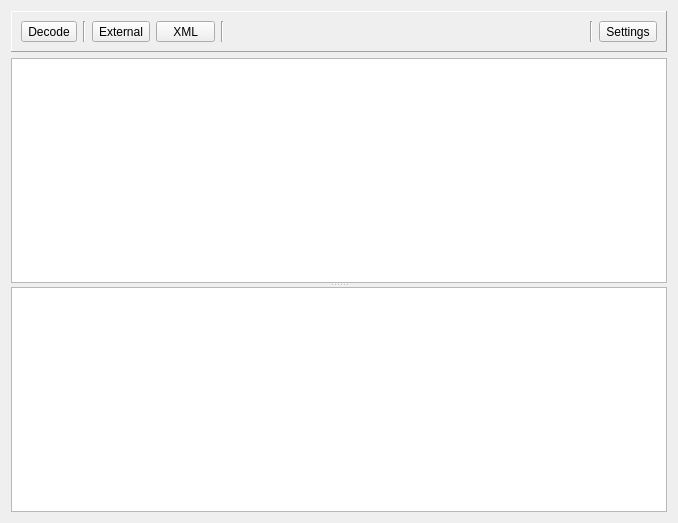
<ui version="4.0" >
 <class>PktView</class>
 <widget class="QDialog" name="PktView" >
  <property name="geometry" >
   <rect>
    <x>0</x>
    <y>0</y>
    <width>678</width>
    <height>523</height>
   </rect>
  </property>
  <property name="windowTitle" >
   <string>Packet Dump Decode</string>
  </property>
  <property name="windowIcon" >
   <iconset resource="pdd.qrc" >:/icons/icons/pdd_icon.png</iconset>
  </property>
  <layout class="QVBoxLayout" >
   <item>
    <widget class="QFrame" name="frame" >
     <property name="frameShape" >
      <enum>QFrame::Panel</enum>
     </property>
     <property name="frameShadow" >
      <enum>QFrame::Raised</enum>
     </property>
     <layout class="QHBoxLayout" >
      <item>
       <widget class="QToolButton" name="tbDecode" >
        <property name="text" >
         <string>Decode</string>
        </property>
        <property name="icon" >
         <iconset resource="pdd.qrc" >:/icons/icons/decode.png</iconset>
        </property>
        <property name="toolButtonStyle" >
         <enum>Qt::ToolButtonTextUnderIcon</enum>
        </property>
       </widget>
      </item>
      <item>
       <widget class="Line" name="line_3" >
        <property name="orientation" >
         <enum>Qt::Vertical</enum>
        </property>
       </widget>
      </item>
      <item>
       <widget class="QToolButton" name="tbViewExternal" >
        <property name="text" >
         <string>External</string>
        </property>
        <property name="icon" >
         <iconset resource="pdd.qrc" >:/icons/icons/view_external.png</iconset>
        </property>
        <property name="toolButtonStyle" >
         <enum>Qt::ToolButtonTextUnderIcon</enum>
        </property>
       </widget>
      </item>
      <item>
       <widget class="QToolButton" name="tbViewXml" >
        <property name="sizePolicy" >
         <sizepolicy vsizetype="Fixed" hsizetype="Fixed" >
          <horstretch>255</horstretch>
          <verstretch>0</verstretch>
         </sizepolicy>
        </property>
        <property name="text" >
         <string>   XML   </string>
        </property>
        <property name="icon" >
         <iconset resource="pdd.qrc" >:/icons/icons/view_xml.png</iconset>
        </property>
        <property name="toolButtonStyle" >
         <enum>Qt::ToolButtonTextUnderIcon</enum>
        </property>
       </widget>
      </item>
      <item>
       <widget class="Line" name="line" >
        <property name="orientation" >
         <enum>Qt::Vertical</enum>
        </property>
       </widget>
      </item>
      <item>
       <spacer>
        <property name="orientation" >
         <enum>Qt::Horizontal</enum>
        </property>
        <property name="sizeHint" >
         <size>
          <width>40</width>
          <height>20</height>
         </size>
        </property>
       </spacer>
      </item>
      <item>
       <widget class="Line" name="line_2" >
        <property name="orientation" >
         <enum>Qt::Vertical</enum>
        </property>
       </widget>
      </item>
      <item>
       <widget class="QToolButton" name="tbSettings" >
        <property name="text" >
         <string>Settings</string>
        </property>
        <property name="icon" >
         <iconset resource="pdd.qrc" >:/icons/icons/settings.png</iconset>
        </property>
        <property name="toolButtonStyle" >
         <enum>Qt::ToolButtonTextUnderIcon</enum>
        </property>
       </widget>
      </item>
     </layout>
    </widget>
   </item>
   <item>
    <widget class="QSplitter" name="splitter" >
     <property name="orientation" >
      <enum>Qt::Vertical</enum>
     </property>
     <widget class="QTreeView" name="tvPktTree" />
     <widget class="HexDumpEdit" name="teInputDump" />
    </widget>
   </item>
  </layout>
 </widget>
 <customwidgets>
  <customwidget>
   <class>HexDumpEdit</class>
   <extends>QTextEdit</extends>
   <header location="global" >hexdumpedit.h</header>
  </customwidget>
 </customwidgets>
 <resources>
  <include location="pdd.qrc" />
 </resources>
 <connections/>
</ui>
